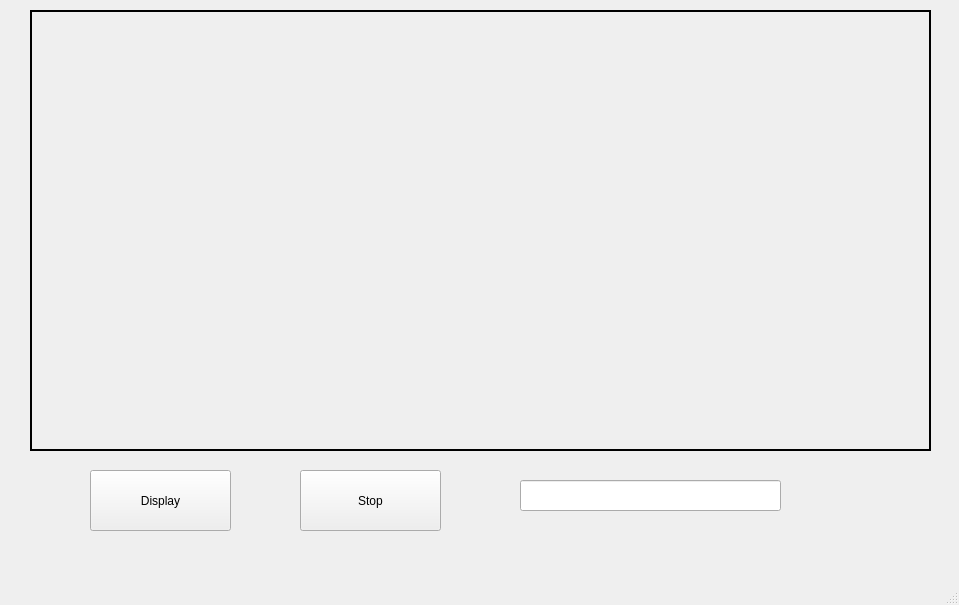
<?xml version="1.0" encoding="UTF-8"?>
<ui version="4.0">
 <class>EclipseTest</class>
 <widget class="QMainWindow" name="EclipseTest">
  <property name="geometry">
   <rect>
    <x>0</x>
    <y>0</y>
    <width>959</width>
    <height>605</height>
   </rect>
  </property>
  <property name="windowTitle">
   <string>EclipseTest</string>
  </property>
  <widget class="QWidget" name="centralwidget">
   <widget class="QPushButton" name="displayButton">
    <property name="geometry">
     <rect>
      <x>90</x>
      <y>470</y>
      <width>141</width>
      <height>61</height>
     </rect>
    </property>
    <property name="text">
     <string>Display</string>
    </property>
   </widget>
   <widget class="QPushButton" name="stopButton">
    <property name="geometry">
     <rect>
      <x>300</x>
      <y>470</y>
      <width>141</width>
      <height>61</height>
     </rect>
    </property>
    <property name="text">
     <string>Stop</string>
    </property>
   </widget>
   <widget class="QLabel" name="liveViewLabel">
    <property name="geometry">
     <rect>
      <x>30</x>
      <y>10</y>
      <width>901</width>
      <height>441</height>
     </rect>
    </property>
    <property name="frameShape">
     <enum>QFrame::WinPanel</enum>
    </property>
    <property name="text">
     <string/>
    </property>
   </widget>
   <widget class="QLineEdit" name="dateLineEdit">
    <property name="geometry">
     <rect>
      <x>520</x>
      <y>480</y>
      <width>261</width>
      <height>31</height>
     </rect>
    </property>
   </widget>
  </widget>
  <widget class="QMenuBar" name="menubar">
   <property name="geometry">
    <rect>
     <x>0</x>
     <y>0</y>
     <width>959</width>
     <height>28</height>
    </rect>
   </property>
  </widget>
  <widget class="QStatusBar" name="statusbar"/>
 </widget>
 <resources/>
 <connections/>
</ui>
